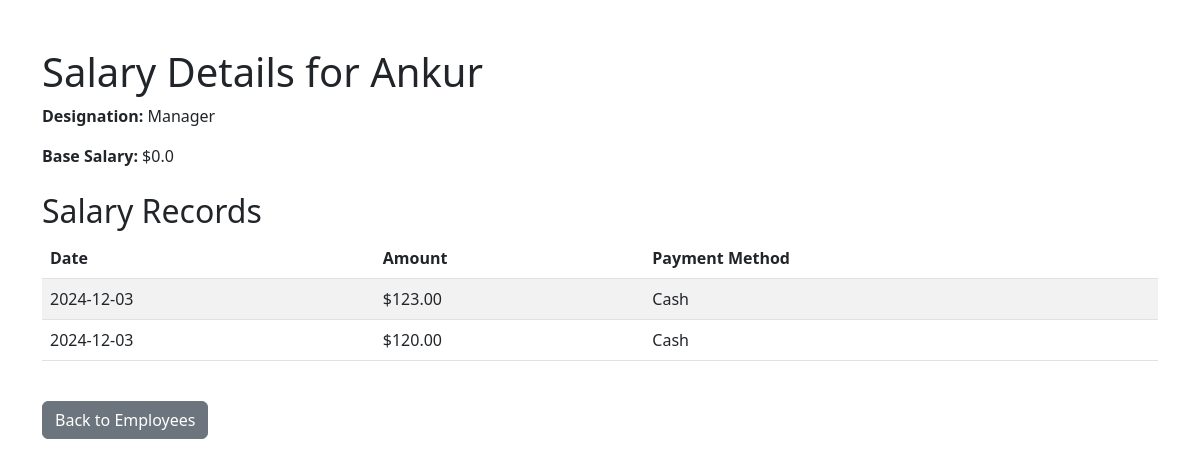
The app's page /salary_details/3 with its own data.
### tables this page shows
CREATE TABLE employees (
    id INTEGER PRIMARY KEY AUTOINCREMENT,
    name TEXT NOT NULL,
    designation TEXT NOT NULL
, salary REAL DEFAULT 0.0, bonus REAL DEFAULT 0.0, deductions REAL DEFAULT 0.0);

CREATE TABLE employee_salary (
                    id INTEGER PRIMARY KEY AUTOINCREMENT,
                    employee_id INTEGER,
                    date TEXT,
                    amount REAL,
                    method TEXT,
                    FOREIGN KEY (employee_id) REFERENCES employees(id)
                );

### app.py (the view)
@app.route("/salary_details/<int:employee_id>")
def salary_details(employee_id):
    try:
        conn = sqlite3.connect("sales.db")
        cursor = conn.cursor()
        cursor.execute("""
            SELECT id, name, designation, salary
            FROM employees
            WHERE id = ?
        """, (employee_id,))
        employee = cursor.fetchone()
        cursor.execute("""
            SELECT date, amount, method
            FROM employee_salary
            WHERE employee_id = ?
            ORDER BY date DESC
        """, (employee_id,))
        salary_records = cursor.fetchall()
        conn.close()
        return render_template(
            "salary_details.html",
            employee=employee,
            salary_records=salary_records
        )
    except Exception as e:
        return f"Error: {e}", 500

### templates/salary_details.html (shortened to what this page needs)
<!DOCTYPE html>
<html lang="en">
<head>
    <link href="https://cdn.jsdelivr.net/npm/bootstrap@5.3.0-alpha1/dist/css/bootstrap.min.css" rel="stylesheet">
</head>
<body>
    <div class="container mt-5">
        <h1>Salary Details for {{ employee[1] }}</h1>
        <p><strong>Designation:</strong> {{ employee[2] }}</p>
        <p><strong>Base Salary:</strong> ${{ employee[3] }}</p>
        <h2 class="mt-4">Salary Records</h2>
        <table class="table table-striped">
            <thead>
                <tr>
                    <th>Date</th>
                    <th>Amount</th>
                    <th>Payment Method</th>
                </tr>
            </thead>
            <tbody>
                {% if salary_records %}
                {% for record in salary_records %}
                <tr>
                    <td>{{ record[0] }}</td>
                    <td>${{ "%.2f"|format(record[1]) }}</td>
                    <td>{{ record[2] }}</td>
                </tr>
                {% endfor %}
                {% else %}
                <tr>
                    <td colspan="3">No salary records available.</td>
                </tr>
                {% endif %}
            </tbody>
        </table>
        <a href="/employees" class="btn btn-secondary mt-4">Back to Employees</a>
    </div>
</body>
</html>

### records on screen
employees: name "Ankur", designation "Manager", salary "0.0"
employee_salary: date "2024-12-03", amount "123.00", method "Cash"
employee_salary: date "2024-12-03", amount "120.00", method "Cash"
